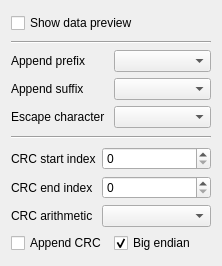
<?xml version="1.0" encoding="UTF-8"?>
<ui version="4.0">
 <class>InputSettings</class>
 <widget class="QWidget" name="InputSettings">
  <property name="geometry">
   <rect>
    <x>0</x>
    <y>0</y>
    <width>222</width>
    <height>266</height>
   </rect>
  </property>
  <property name="windowTitle">
   <string notr="true">Form</string>
  </property>
  <layout class="QVBoxLayout" name="verticalLayout">
   <item>
    <widget class="QCheckBox" name="checkBoxShowDataPreview">
     <property name="text">
      <string>Show data preview</string>
     </property>
    </widget>
   </item>
   <item>
    <layout class="QGridLayout" name="gridLayout_2">
     <item row="1" column="1">
      <widget class="QComboBox" name="comboBoxPrefix"/>
     </item>
     <item row="1" column="0">
      <widget class="QLabel" name="label">
       <property name="text">
        <string>Append prefix</string>
       </property>
      </widget>
     </item>
     <item row="2" column="1">
      <widget class="QComboBox" name="comboBoxSuffix"/>
     </item>
     <item row="3" column="1">
      <widget class="QComboBox" name="comboBoxEscapeChracter"/>
     </item>
     <item row="2" column="0">
      <widget class="QLabel" name="label_2">
       <property name="text">
        <string>Append suffix</string>
       </property>
      </widget>
     </item>
     <item row="3" column="0">
      <widget class="QLabel" name="label_3">
       <property name="text">
        <string>Escape character</string>
       </property>
      </widget>
     </item>
     <item row="0" column="0" colspan="2">
      <widget class="Line" name="line_2">
       <property name="orientation">
        <enum>Qt::Orientation::Horizontal</enum>
       </property>
      </widget>
     </item>
    </layout>
   </item>
   <item>
    <widget class="Line" name="line">
     <property name="orientation">
      <enum>Qt::Orientation::Horizontal</enum>
     </property>
    </widget>
   </item>
   <item>
    <layout class="QGridLayout" name="gridLayout_4">
     <item row="0" column="1">
      <widget class="QSpinBox" name="spinBoxCrcStartIndex"/>
     </item>
     <item row="2" column="1">
      <widget class="QComboBox" name="comboBoxCrcAlgorithm">
       <property name="sizeAdjustPolicy">
        <enum>QComboBox::SizeAdjustPolicy::AdjustToContents</enum>
       </property>
      </widget>
     </item>
     <item row="1" column="0">
      <widget class="QLabel" name="label_5">
       <property name="sizePolicy">
        <sizepolicy hsizetype="Fixed" vsizetype="Preferred">
         <horstretch>0</horstretch>
         <verstretch>0</verstretch>
        </sizepolicy>
       </property>
       <property name="text">
        <string>CRC end index</string>
       </property>
      </widget>
     </item>
     <item row="1" column="1">
      <widget class="QSpinBox" name="spinBoxCrcEndIndex"/>
     </item>
     <item row="0" column="0">
      <widget class="QLabel" name="label_4">
       <property name="sizePolicy">
        <sizepolicy hsizetype="Fixed" vsizetype="Preferred">
         <horstretch>0</horstretch>
         <verstretch>0</verstretch>
        </sizepolicy>
       </property>
       <property name="text">
        <string>CRC start index</string>
       </property>
      </widget>
     </item>
     <item row="2" column="0">
      <widget class="QLabel" name="label_6">
       <property name="sizePolicy">
        <sizepolicy hsizetype="Fixed" vsizetype="Preferred">
         <horstretch>0</horstretch>
         <verstretch>0</verstretch>
        </sizepolicy>
       </property>
       <property name="text">
        <string>CRC arithmetic</string>
       </property>
      </widget>
     </item>
     <item row="3" column="0" colspan="2">
      <layout class="QHBoxLayout" name="horizontalLayout">
       <item>
        <widget class="QCheckBox" name="checkBoxAppendCrc">
         <property name="text">
          <string>Append CRC</string>
         </property>
        </widget>
       </item>
       <item>
        <widget class="QCheckBox" name="checkBoxBigEndian">
         <property name="text">
          <string>Big endian</string>
         </property>
         <property name="checked">
          <bool>true</bool>
         </property>
        </widget>
       </item>
      </layout>
     </item>
    </layout>
   </item>
  </layout>
 </widget>
 <resources/>
 <connections/>
</ui>
